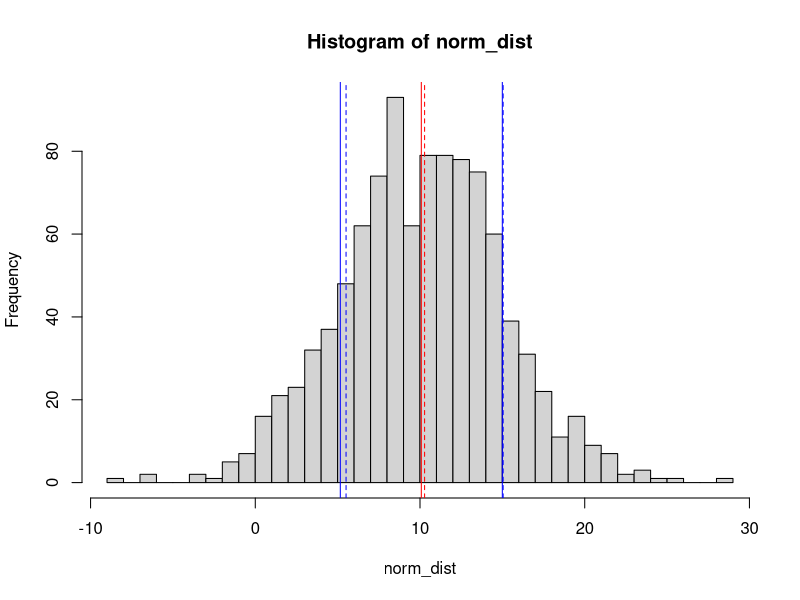
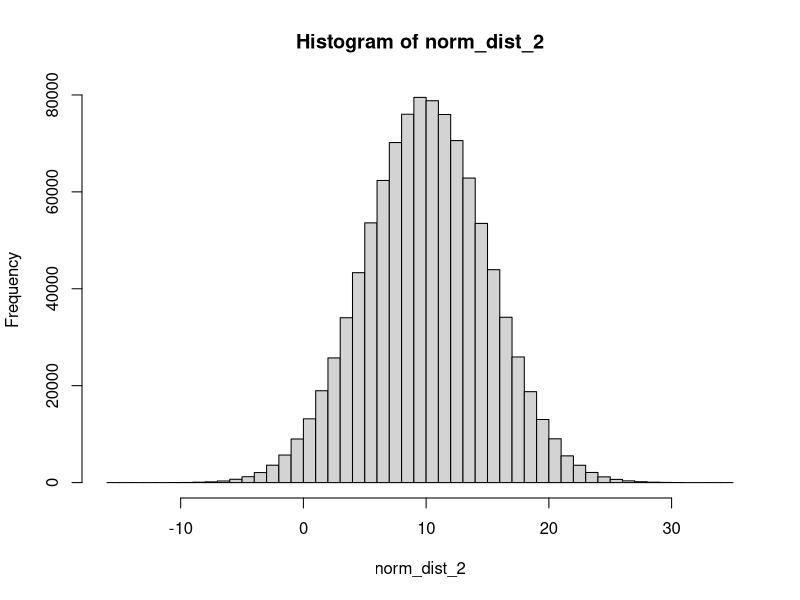
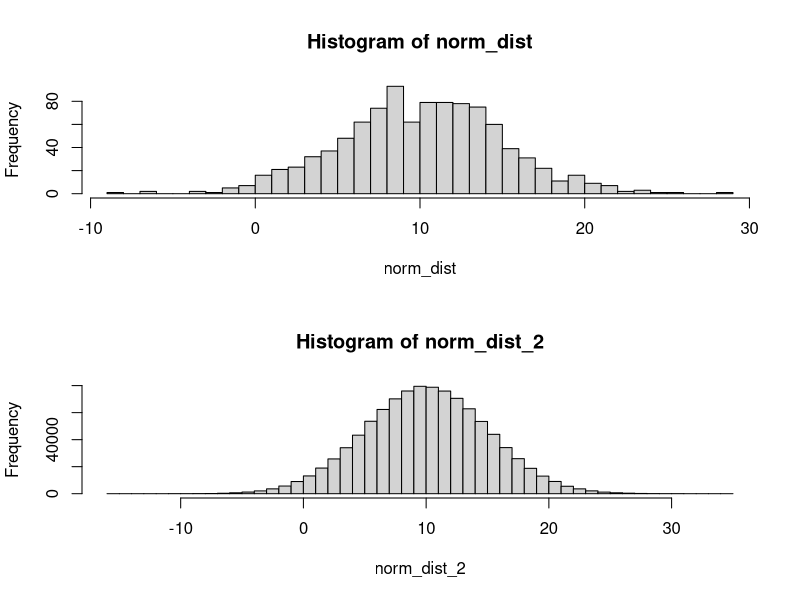

The R script that drew these images, in order:
###Distributions###
#1Generate a vector of 1000 normally distributed values with mean 10 and standard deviation 5.
norm_dist <- rnorm(n = 1000, mean = 10, sd = 5)

#2Inspect the output of the summary() function for that vector.
summary(norm_dist)

#3Compute the mean and standard deviation for those values.
mean(norm_dist)
sd(norm_dist)

#4Compute the deciles (i.e. 10 evenly spaced quantiles) for those values.
quantile(norm_dist, probs = seq(0, 1, 0.1))

#5Visualise the distribution of those values as a histogram.
hist(norm_dist, breaks = 50)
#breaks tells us the number of bins in the graph

#6Visualise as vertical lines on the histogram: the mean (red solid), median (red dashed), one standard
#deviation from the mean (blue solid), and one median absolute deviation from the median (blue dashed).
#no need to generate hist again, can use abline
abline(v = mean(norm_dist), col = "red")
abline(v = median(norm_dist), col = "red", lty = 2)
abline(v = mean(norm_dist) + sd(norm_dist), col = "blue")
abline(v = mean(norm_dist) - sd(norm_dist), col = "blue")
#now the median absolute deviation
abline(v = median(norm_dist) + mad(norm_dist), col = "blue", lty = 2)
abline(v = median(norm_dist) - mad(norm_dist), col = "blue", lty = 2)

#7Generate a new vector with a lot more values (e.g., one million). Draw again a histogram. How does
#the distribution compare with more data points?
norm_dist_2 <- rnorm(n = 1000000, mean = 10, sd = 5)
hist(norm_dist_2, breaks = 50)

#We can also plot both graphs at the same time (whole plotting window has been divided into two grids)
par(mfrow = c(2, 1))
hist(norm_dist, breaks = 50)
hist(norm_dist_2, breaks = 50)
par(mfrow = c(1, 1)) #this resets the settings, so for the next graph it will be back to the default settings

